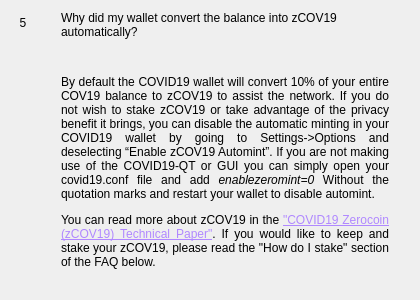
                  <widget class="QWidget" name="widgetFaq5" native="true">
                   <layout class="QHBoxLayout" name="horizontalPage_5" stretch="0,1">
                    <item alignment="Qt::AlignTop">
                     <widget class="QLabel" name="labelNumber5">
                      <property name="minimumSize">
                       <size>
                        <width>24</width>
                        <height>24</height>
                       </size>
                      </property>
                      <property name="maximumSize">
                       <size>
                        <width>16777215</width>
                        <height>24</height>
                       </size>
                      </property>
                      <property name="text">
                       <string>5</string>
                      </property>
                      <property name="alignment">
                       <set>Qt::AlignCenter</set>
                      </property>
                     </widget>
                    </item>
                    <item>
                     <layout class="QVBoxLayout" name="verticalLayoutPage_5">
                      <property name="leftMargin">
                       <number>20</number>
                      </property>
                      <property name="rightMargin">
                       <number>20</number>
                      </property>
                      <item>
                       <widget class="QLabel" name="labelSubtitle5">
                        <property name="text">
                         <string>Why did my wallet convert the balance into zCOV19 automatically?</string>
                        </property>
                        <property name="wordWrap">
                         <bool>true</bool>
                        </property>
                       </widget>
                      </item>
                      <item>
                       <spacer name="verticalSpacer_50">
                        <property name="orientation">
                         <enum>Qt::Vertical</enum>
                        </property>
                        <property name="sizeType">
                         <enum>QSizePolicy::Fixed</enum>
                        </property>
                        <property name="sizeHint" stdset="0">
                         <size>
                          <width>20</width>
                          <height>30</height>
                         </size>
                        </property>
                       </spacer>
                      </item>
                      <item>
                       <widget class="QLabel" name="labelContent5">
                        <property name="text">
                         <string>
                           &lt;html&gt;&lt;head/&gt;&lt;body&gt;&lt;p align=&quot;justify&quot;&gt;
                           By default the COVID19 wallet will convert 10% of your entire COV19
                           balance to zCOV19 to assist the network. If you do not wish to
                           stake zCOV19 or take advantage of the privacy benefit it brings,
                           you can disable the automatic minting in your COVID19 wallet by
                           going to Settings-&gt;Options and deselecting “Enable zCOV19 Automint”.
                           If you are not making use of the COVID19-QT or GUI you can simply open
                           your covid19.conf file and add &lt;i&gt;enablezeromint=0&lt;/i&gt; Without the quotation
                           marks and restart your wallet to disable automint.&lt;/p&gt;
                           &lt;/p&gt;&lt;p align=&quot;justify&quot;&gt;
                           You can read more about zCOV19 in the
                           &lt;a style='color: #b088ff' href='https://COVID19.org/zcov19/'&gt; &quot;COVID19 Zerocoin (zCOV19) Technical Paper&quot;&lt;/a&gt;.
                           If you would like to keep and stake your zCOV19, please read the &quot;How do I stake&quot;
                           section of the FAQ below.
                           &lt;/p&gt;&lt;/body&gt;&lt;/html&gt;
                         </string>
                        </property>
                        <property name="alignment">
                         <set>Qt::AlignLeading|Qt::AlignLeft|Qt::AlignTop</set>
                        </property>
                        <property name="wordWrap">
                         <bool>true</bool>
                        </property>
                       </widget>
                      </item>
                      <item>
                       <spacer name="verticalSpacer_51">
                        <property name="orientation">
                         <enum>Qt::Vertical</enum>
                        </property>
                        <property name="sizeHint" stdset="0">
                         <size>
                          <width>20</width>
                          <height>20</height>
                         </size>
                        </property>
                       </spacer>
                      </item>
                     </layout>
                    </item>
                   </layout>
                  </widget>
